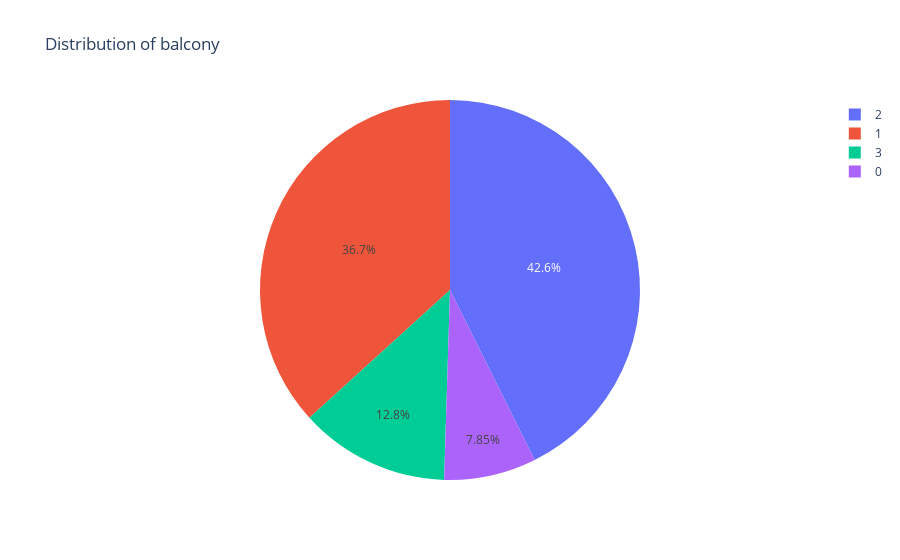

The code cell stored with this chart in its notebook:
### Code cell
import plotly.express as px

for i in discrete:
    counts = df[i].value_counts()
    fig = px.pie(counts, values=counts.values, names=counts.index, title=f'Distribution of {i}')
    fig.show()

### Figure 1 — Plotly figure (JSON) as saved in the notebook; plotly's stock layout.template omitted (floating-point values rounded to 4 significant figures)
{"data": [{"domain": {"x": [0, 1], "y": [0, 1]}, "hovertemplate": "index=%{label}<br>value=%{value}<extra></extra>", "labels": [2, 1, 3, 0], "legendgroup": "", "name": "", "showlegend": true, "type": "pie", "values": [5435, 4683, 1627, 1000]}], "layout": {"legend": {"tracegroupgap": 0}, "title": {"text": "Distribution of balcony"}}}
